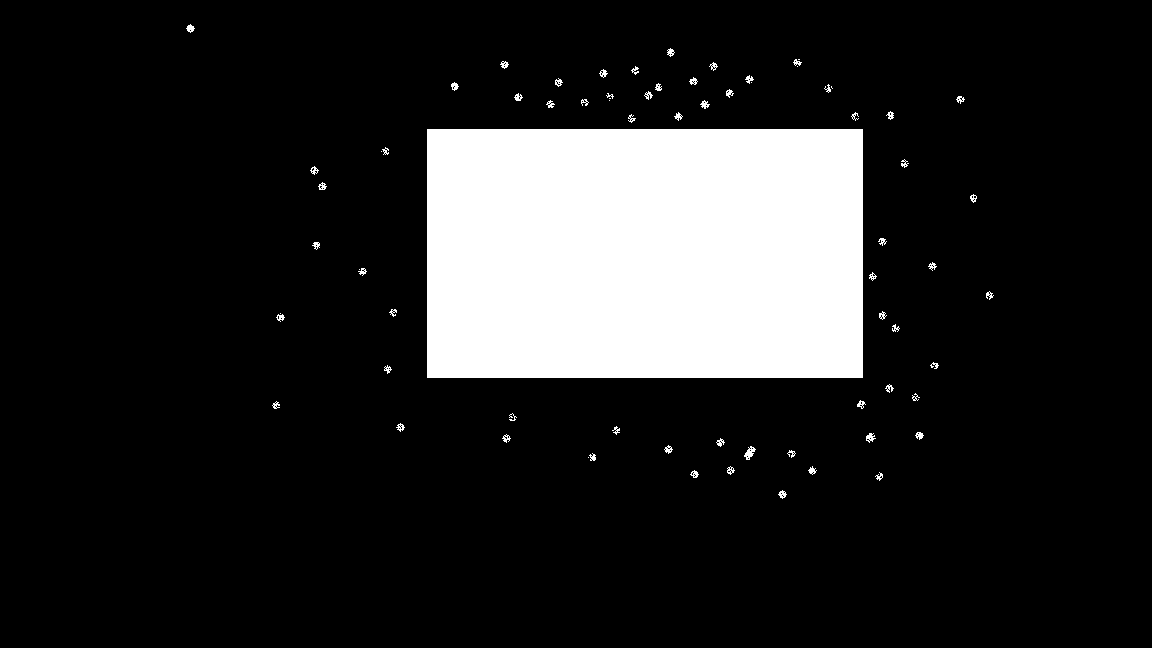
#> input picture Sample_erosion.png, 1152 x 648 px
$ jupyter execute erosion.ipynb
#> lines starting #> are read from the running program, lines starting #| are printed output that depends on the picture; after the words box and inside, x2 and y2 are one past the last pixel; in counts of white or black regions, pixels touching at a corner belong together
[cell 1]
import cv2
import numpy as np
img=cv2.imread('Sample_erosion.png',0)
#> img: shape (648, 1152); 14.9% white; 73 white regions (11 under 20 px), largest, box (x1, y1, x2, y2) and area: (427, 129, 863, 378) 108564, (744, 446, 756, 460) 84, (866, 433, 876, 443) 55
kernel=np.ones((3,3),dtype=np.uint8)
imgErosion=cv2.erode(img,kernel,iterations=1)
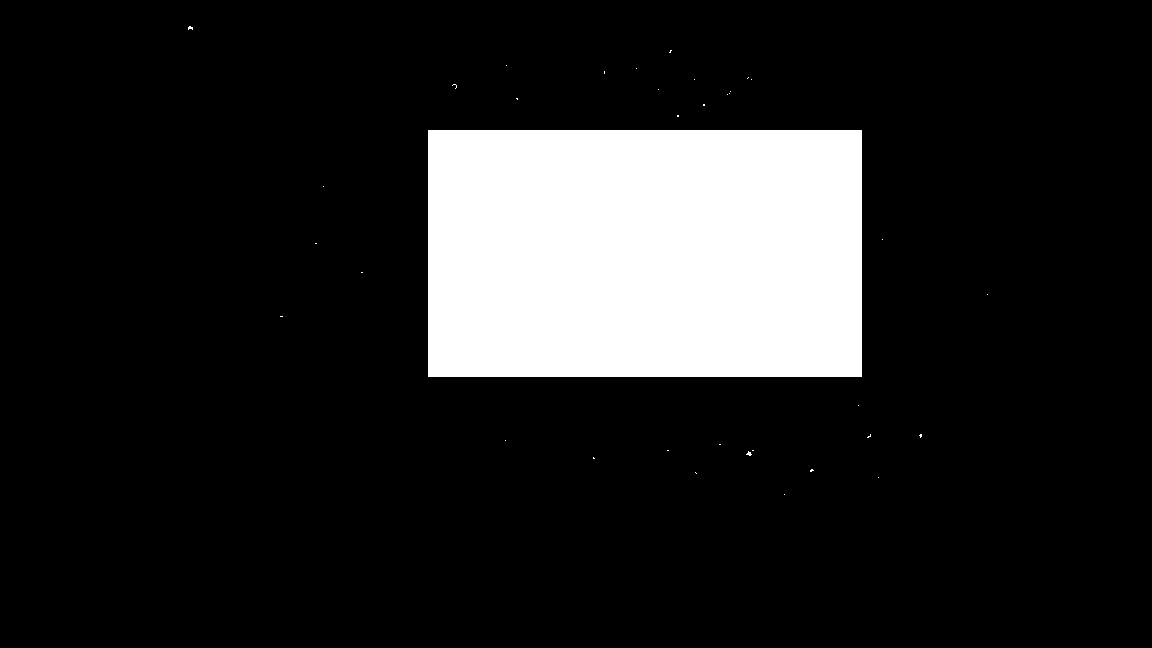
#> imgErosion: shape (648, 1152); 14.4% white; 36 white regions (35 under 20 px), largest, box (x1, y1, x2, y2) and area: (428, 130, 862, 377) 107198
imgErosion3=cv2.erode(img,kernel,iterations=3)
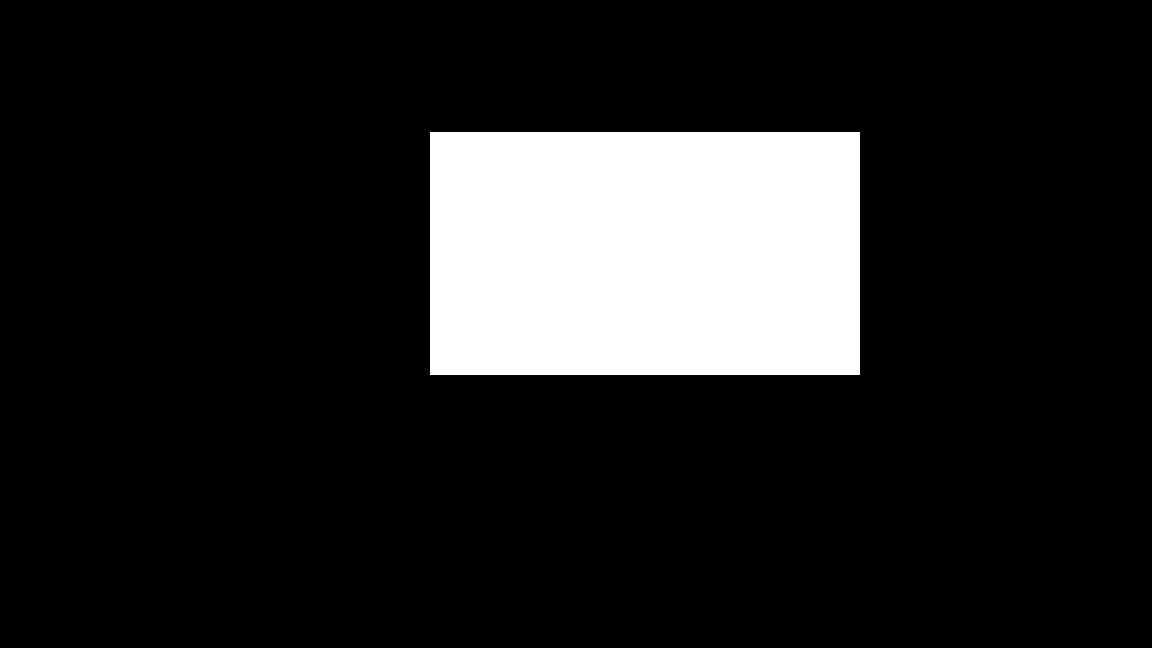
#> imgErosion3: shape (648, 1152); 14% white; 1 white region, box (x1, y1, x2, y2) and area: (430, 132, 860, 375) 104490
cv2.imshow('image',img)
cv2.imshow('image Erosion',imgErosion)
cv2.imshow('image Erosion 3',imgErosion3)
cv2.waitKey(0)
cv2.destroyAllWindows()
